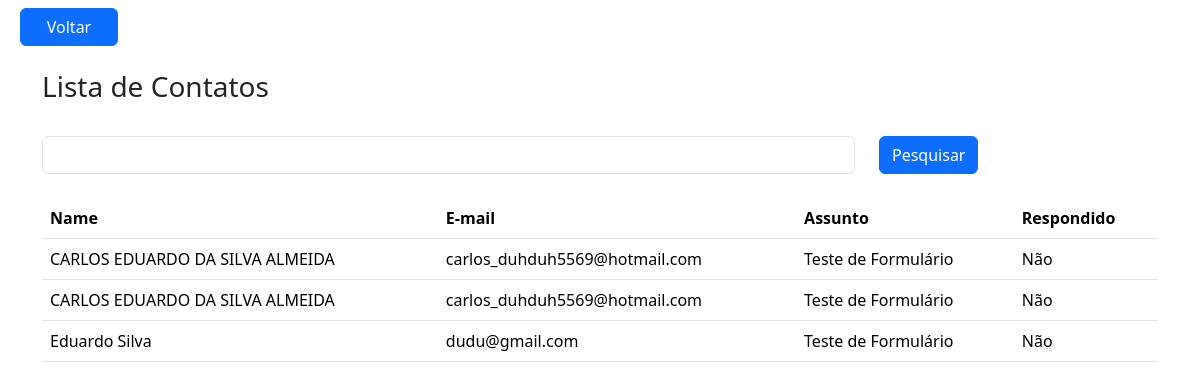
The app's page /contato/lista/, older data.
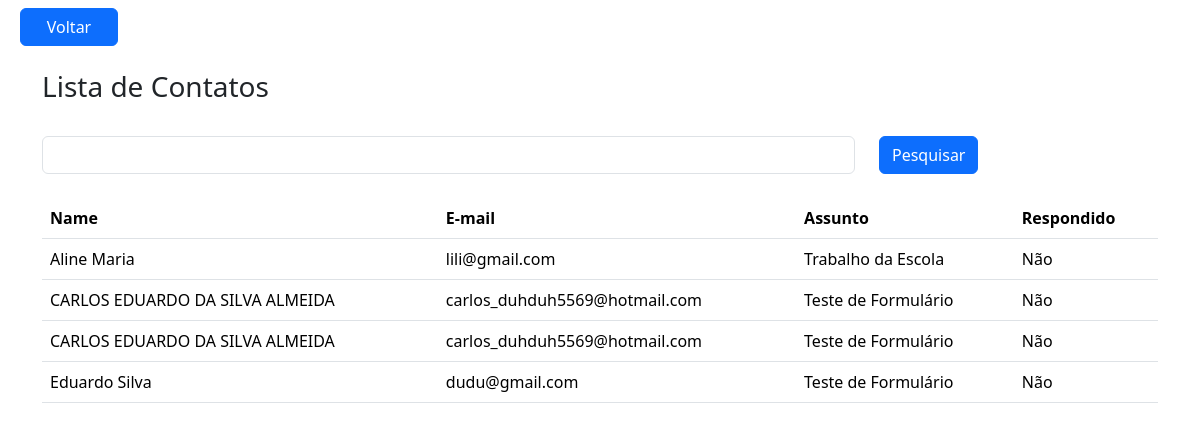
The same page, newer data.
### app/models.py (models this page shows)
class Contato(db.Model):
    id = db.Column(Integer, primary_key=True,)
    name = db.Column(String, nullable=True)
    email = db.Column(String, nullable=True)
    subject = db.Column(String, nullable=True)
    message = db.Column(String, nullable=True)
    date_sended = db.Column(DateTime, default=datetime.utcnow())
    answered = db.Column(Boolean, default=False)

### app/routes.py (the view)
@app.route('/contato/lista/')
def contato_lista():
    if request.method == "GET":
        pesquisa = request.args.get('pesquisa','')
    dados = Contato.query.order_by('name')
    if pesquisa != '':
        dados = dados.filter_by(name = pesquisa)
    context = {'dados':dados.all()}
    return render_template('contato_lista.html',context=context)

### app/templates/contato_lista.html
{% extends 'base.html'%}
{% block content %}
    <a class="col-1 btn btn-primary ms-2 mt-2" href="{{url_for('home')}}">Voltar</a>
    <div class="container">
        <div class="row mt-4">
            <h3>Lista de Contatos</h3>
            <form method="GET" class="row mt-4 mb-4">
                <div class="col-9">
                    <input type="text" name="pesquisa" class="form-control">
                </div>
                <div class="col-3">
                    <button type="submit" class="btn btn-primary">Pesquisar</button>
                </div>
            </form>
            <div class="col-12">
                <table class="table">
                    <thead>
                        <tr>
                            <th>Name</th>
                            <th>E-mail</th>
                            <th>Assunto</th>
                            <th>Respondido</th>
                        </tr>
                    </thead>
                    <tbody>
                        {% for i in context['dados'] %}
                            <tr>
                                <td>{{ i.name }}</td>
                                <td>{{ i.email }}</td>
                                <td>{{ i.subject }}</td>
                                <td>{{ 'Sim' if i.answered else 'Não'}}</td>
                            </tr>
                        {% endfor %}
                    </tbody>
                </table>
            </div>
        </div>
    </div>
{% endblock %}

### app/templates/base.html (shortened to what this page needs)
<!DOCTYPE html>
<html lang="en">
<head>
    <link
        href="https://cdn.jsdelivr.net/npm/bootstrap@5.3.2/dist/css/bootstrap.min.css"
        rel="stylesheet"
>
</head>
<body>
    <section class="container-fluid ">
        {% block content %}{% endblock %}
    </section>
</body>
</html>

Row changes from the older to the newer data that the page shows:
added Contato: name "Aline Maria", email "lili@gmail.com", subject "Trabalho da Escola", answered "Não"
